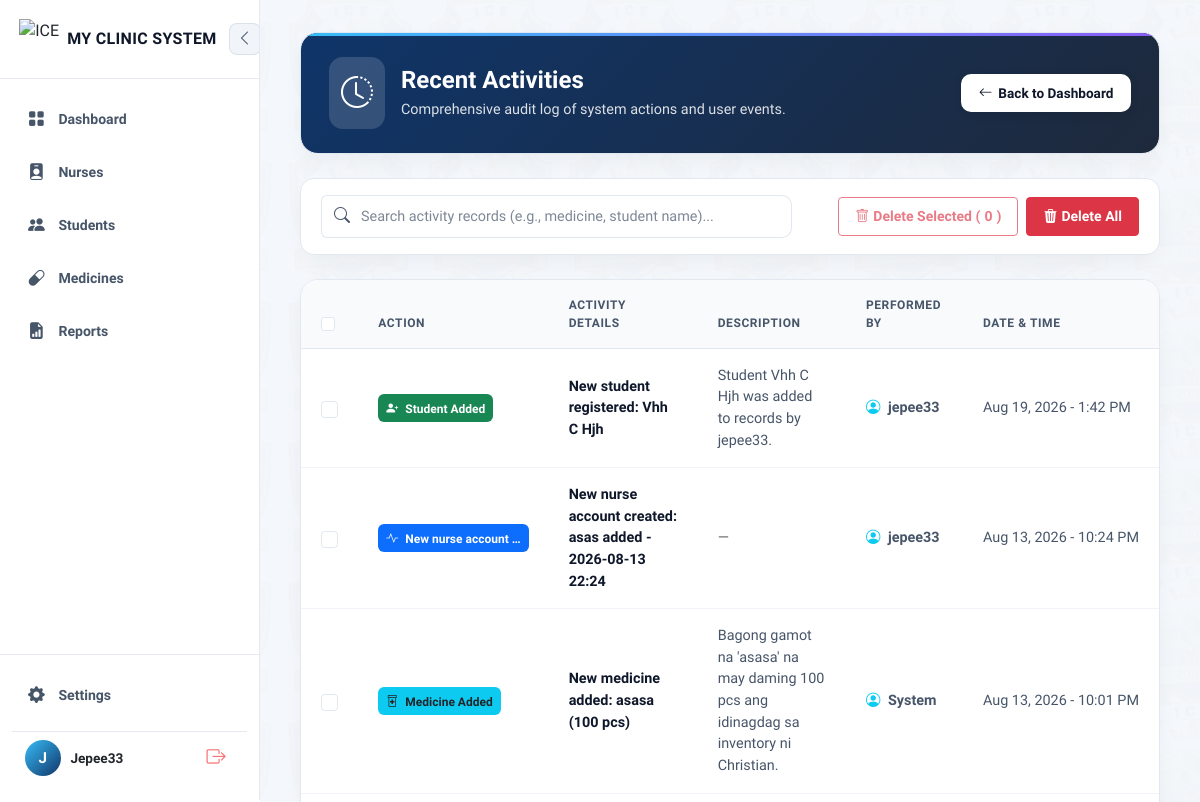
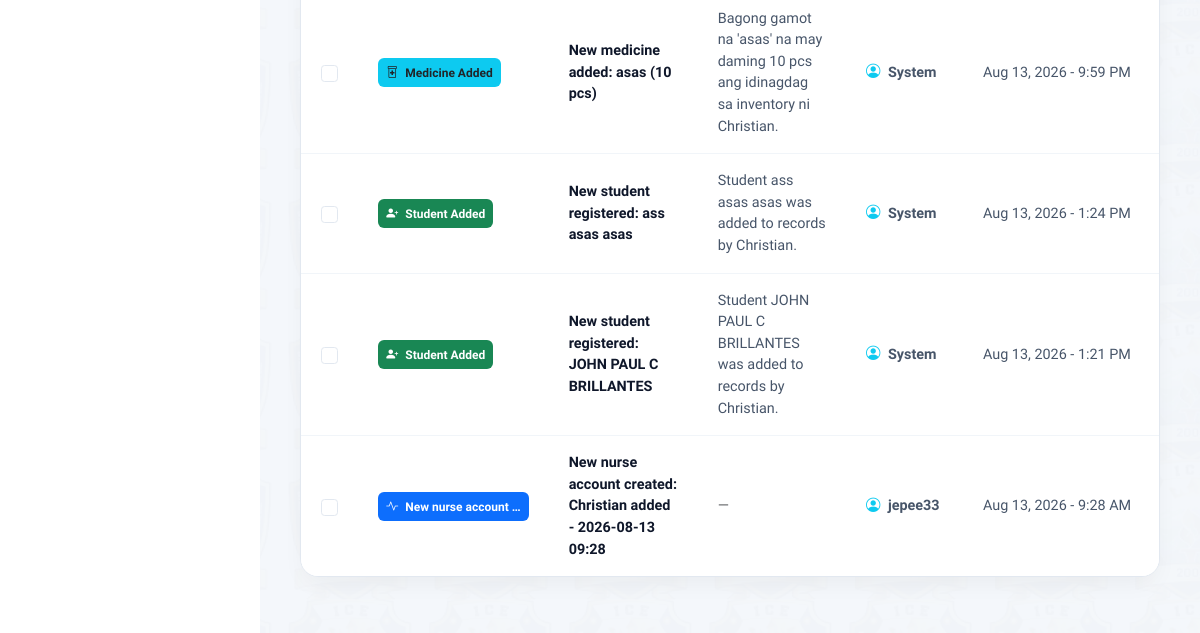
Page /activities/ (signed in) on the earlier database version (2 pictures, top to bottom).
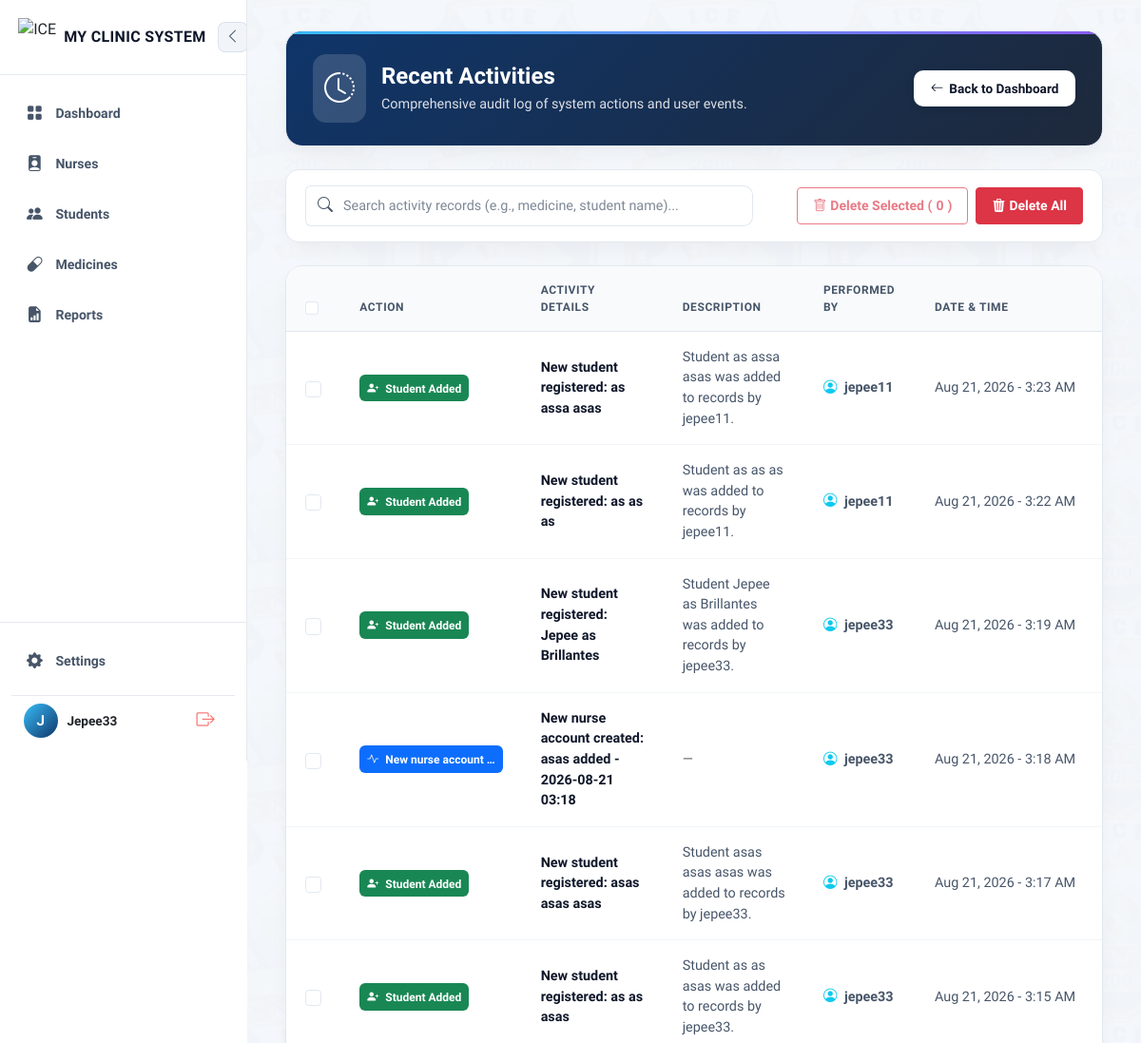
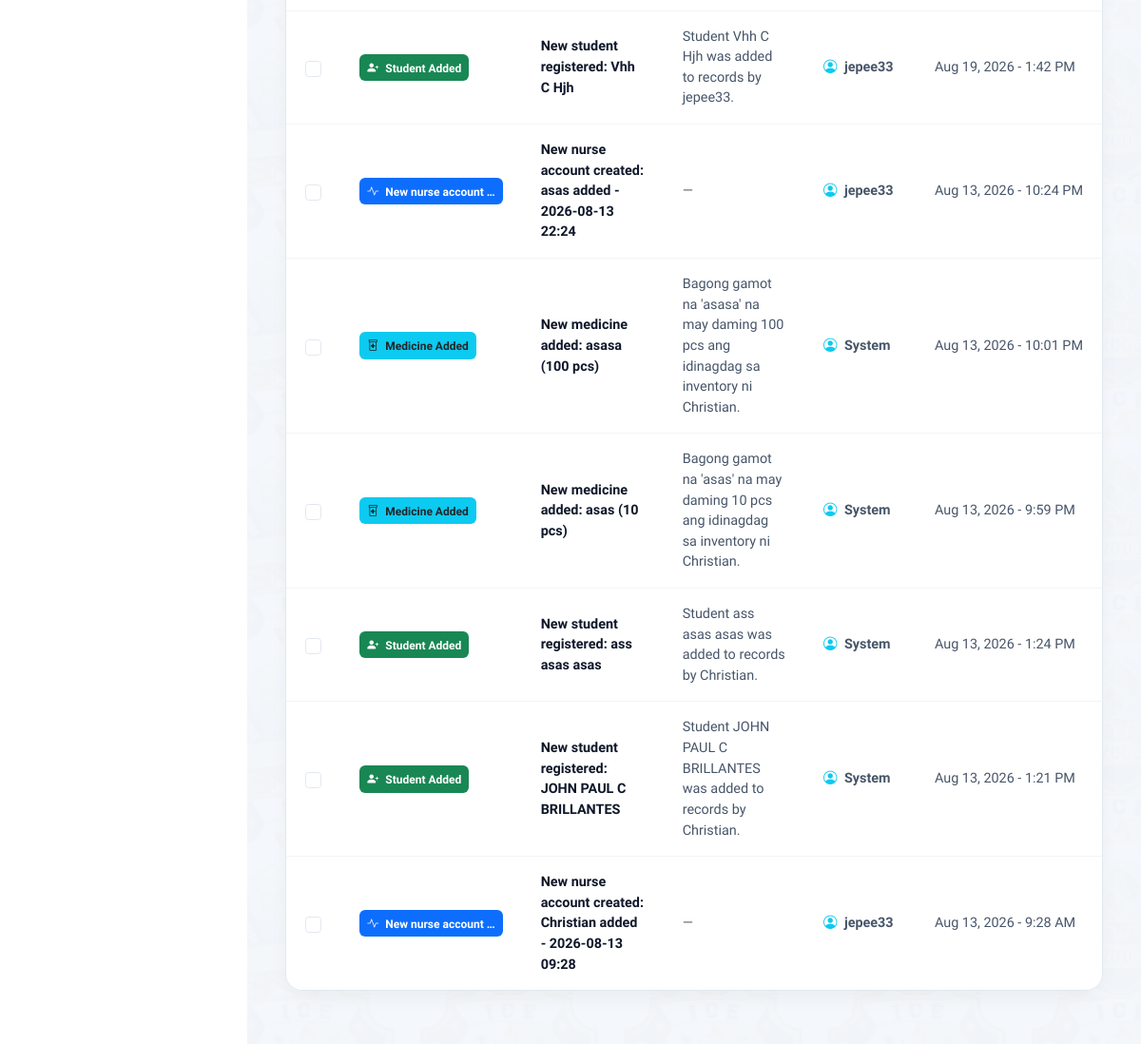
Same page on the later database version (2 pictures, top to bottom).
### clinic/models.py (models this page shows)
class ActivityLog(models.Model):
    ICON_CHOICES = [
        ('student', 'Student'),
        ('medicine', 'Medicine'),
        ('nurse', 'Nurse'),
        ('details', 'Description'),
        ('dispense', 'Dispense'),
        ('other', 'Other'),
    ]
    user = models.ForeignKey(User, on_delete=models.SET_NULL, null=True, blank=True)
    category = models.CharField(max_length=20, choices=ICON_CHOICES, default='other')
    action = models.CharField(max_length=200, help_text="hal. 'New student registered'")
    details = models.CharField(max_length=255, blank=True, help_text="hal. 'Juan Dela Cruz added'")
    description = models.TextField(blank=True, null=True, help_text="Kumpletong detalye ng aktibidad")
    timestamp = models.DateTimeField(auto_now_add=True)
    class Meta:
        ordering = ['-timestamp']
    def __str__(self):
        return f"{self.action} - {self.timestamp:%Y-%m-%d %H:%M}"

### clinic/views/dashboard.py (the view, shortened to what this page needs)
# urls.py: path('activities/', views.activity_log_list, name='activity_log_list'),
@login_required
@role_required('admin')
def activity_log_list(request):
    query = request.GET.get('q', '').strip()
    activities = ActivityLog.objects.select_related('user').order_by('-timestamp')
    return render(request, "clinic/auth/activity_log_list.html", {
        "activities": activities[:150],
        "query": query,
    })

### clinic/templates/clinic/auth/activity_log_list.html (shortened to what this page needs)
{% extends "clinic/base.html" %}
{% load static %}
{% block content %}
<link rel="stylesheet" href="https://cdnjs.cloudflare.com/ajax/libs/animate.css/4.1.1/animate.min.css" />
<link rel="stylesheet" href="https://cdn.jsdelivr.net/npm/bootstrap-icons@1.11.1/font/bootstrap-icons.css">
<div class="cms-container">
    <div class="dashboard-hero-card mb-4 d-flex justify-content-between align-items-center flex-wrap gap-3 ">
        <div class="d-flex align-items-center gap-3">
            <div style="background: rgba(255, 255, 255, 0.15); padding: 12px; border-radius: 14px; color: #ffffff;">
                <i class="bi bi-clock-history fs-2"></i>
            </div>
            <div>
                <h1 class="hero-title">Recent Activities</h1>
                <p class="hero-subtitle">Comprehensive audit log of system actions and user events.</p>
            </div>
        </div>
        <div>
            <a href="{% url 'dashboard' %}" class="btn-cms-action">
                <i class="bi bi-arrow-left"></i> Back to Dashboard
            </a>
        </div>
    </div>
    <div class="controls-card mb-4">
        <form method="GET" action="" id="searchForm" class="row g-3 align-items-center">
            <div class="col-12 col-md-6 col-lg-7">
                <div class="input-group search-input-group">
                    <span class="input-group-text bg-transparent border-end-0" style="border-color: var(--card-border); color: var(--text-secondary);">
                        <i class="bi bi-search"></i>
                    </span>
                    <input type="text" name="q" id="searchInput" class="form-control border-start-0 ps-0"
                            placeholder="Search activity records (e.g., medicine, student name)..." value="{{ request.GET.q|default:'' }}">
                </div>
            </div>
            <div class="col-12 col-md-6 col-lg-5 d-flex justify-content-md-end gap-2">
                <button type="button" class="btn btn-outline-danger btn-sm px-3 py-2 d-flex align-items-center gap-1 fw-bold"
                        id="btnOpenSelectedModal" disabled>
                    <i class="bi bi-trash"></i> Delete Selected (<span id="selectedCount">0</span>)
                </button>
                <button type="button" class="btn btn-danger btn-sm px-3 py-2 d-flex align-items-center gap-1 fw-bold"
                        id="btnOpenAllModal">
                    <i class="bi bi-trash3-fill"></i> Delete All
                </button>
            </div>
        </form>
    </div>
    <form method="POST" action="{% url 'delete_selected_activities' %}" id="batchDeleteForm">
        <div class="activity-table-wrapper table-responsive">
            <table class="table activity-table align-middle m-0">
                <thead>
                    <tr>
                        <th style="width: 45px;">
                            <input class="form-check-input" type="checkbox" id="selectAllDesktop">
                        </th>
                        <th style="width: 18%;">Action</th>
                        <th style="width: 27%;">Activity Details</th>
                        <th style="width: 22%;">Description</th>
                        <th style="width: 14%;">Performed By</th>
                        <th style="width: 14%;">Date &amp; Time</th>
                    </tr>
                </thead>
                <tbody>
                    {% for activity in activities %}
                    <tr>
                        <td>
                            <input class="form-check-input activity-checkbox desktop-cb" type="checkbox" name="activity_ids" value="{{ activity.id }}">
                        </td>
                        <td>
                            {% if "dispensed" in activity.action|lower or "dispense" in activity.action|lower %}
                                <span class="badge bg-warning text-dark px-2 py-2 fw-semibold" style="font-size: 0.75rem; border-radius: 6px;">
                                    <i class="bi bi-capsule me-1"></i> Medicine Dispensed
                                </span>
                            {% elif "student" in activity.action|lower or "registered" in activity.action|lower %}
                                <span class="badge bg-success text-white px-2 py-2 fw-semibold" style="font-size: 0.75rem; border-radius: 6px;">
                                    <i class="bi bi-person-plus-fill me-1"></i> Student Added
                                </span>
                            {% elif "medicine added" in activity.action|lower or "medicine" in activity.action|lower %}
                                <span class="badge bg-info text-dark px-2 py-2 fw-semibold" style="font-size: 0.75rem; border-radius: 6px;">
                                    <i class="bi bi-prescription2 me-1"></i> Medicine Added
                                </span>
                            {% else %}
                                <span class="badge bg-primary text-white px-2 py-2 fw-semibold" style="font-size: 0.75rem; border-radius: 6px;">
                                    <i class="bi bi-activity me-1"></i> {{ activity.action|default:"System Event"|truncatewords:3 }}
                                </span>
                            {% endif %}
                        </td>
                        <td class="fw-bold" style="color: var(--text-primary); word-break: break-word;">
                            {% if activity.details %}{{ activity.details }}{% else %}{{ activity }}{% endif %}
                        </td>
                        <td style="color: var(--text-secondary); word-break: break-word;">
                            {% if activity.description %}
                                {{ activity.description }}
                            {% elif activity.details %}
                                {{ activity.details }}
                            {% else %}
                                <span class="text-muted">—</span>
                            {% endif %}
                        </td>
                        <td style="color: var(--text-secondary); white-space: nowrap;">
                            <i class="bi bi-person-circle me-1 text-info"></i>
                            <strong>
                                {% if activity.user %}
                                    {{ activity.user.get_full_name|default:activity.user.username }}
                                {% else %}
                                    System
                                {% endif %}
                            </strong>
                        </td>
                        <td style="color: var(--text-secondary); white-space: nowrap;">
                            {{ activity.timestamp|date:"M d, Y - g:i A"|default:"—" }}
                        </td>
                    </tr>
                    {% endfor %}
                </tbody>
            </table>
        </div>
    </form>
</div>
{% endblock %}

### clinic/templates/clinic/base.html (shortened to what this page needs)
{% load static %}
<!DOCTYPE html>
<html lang="en">
<head>
    <link href="https://cdn.jsdelivr.net/npm/bootstrap@5.3.0/dist/css/bootstrap.min.css" rel="stylesheet">
    <link rel="stylesheet" href="https://cdn.jsdelivr.net/npm/bootstrap-icons@1.11.0/font/bootstrap-icons.css">
</head>
<body class="bg-body text-body">
    <div style="display: flex; min-height: 100vh; width: 100%; position: relative;">
        <aside id="appSidebar">
            <div>
                <div class="sidebar-header-glass">
                    <div class="brand-logo-container" id="logoToggleBtn"
                        style="display: flex; align-items: center; gap: 0.5rem; cursor: pointer;"
                        title="Toggle Sidebar">
                        <img src="{% static 'clinic/img/me.png' %}" alt="ICE Clinic Logo"
                            style="width: 40px; height: 40px; object-fit: contain;">
                        <span class="brand-text">MY CLINIC SYSTEM</span>
                    </div>
                    <button class="sidebar-toggle-btn desktop-toggle-btn d-none d-lg-flex" id="toggleSidebarDesktopBtn"
                        title="Toggle Sidebar">
                        <i class="bi bi-chevron-left"></i>
                    </button>
                </div>
                <nav style="padding: 1rem 0.75rem;">
                    <a href="{% url 'dashboard' %}"
                        class="nav-item-link {% if request.resolver_match.url_name == 'dashboard' %}active{% endif %}"
                        title="Dashboard">
                        <i class="bi bi-grid-fill"></i>
                        <span>Dashboard</span>
                    </a>
                    <a href="{% url 'nurse_list' %}"
                        class="nav-item-link {% if request.resolver_match.url_name == 'nurse_list' or request.resolver_match.url_name == 'nurse_detail' %}active{% endif %}"
                        title="Nurses">
                        <i class="bi bi-person-badge-fill"></i>
                        <span>Nurses</span>
                    </a>
                    <a href="{% url 'student_records' %}"
                        class="nav-item-link {% if request.resolver_match.url_name == 'student_records' %}active{% endif %}"
                        title="Students">
                        <i class="bi bi-people-fill"></i>
                        <span>Students</span>
                    </a>
                    <a href="{% url 'medicine_list' %}"
                        class="nav-item-link {% if request.resolver_match.url_name == 'medicine_list' %}active{% endif %}"
                        title="Medicines">
                        <i class="bi bi-capsule"></i>
                        <span>Medicines</span>
                    </a>
                    <a href="{% url 'reports' %}"
                        class="nav-item-link {% if request.resolver_match.url_name == 'reports' %}active{% endif %}"
                        title="Reports">
                        <i class="bi bi-file-earmark-bar-graph-fill"></i>
                        <span>Reports</span>
                    </a>
                </nav>
            </div>
            <div class="sidebar-footer-glass">
                <a href="{% url 'settings' %}"
                    class="nav-item-link {% if request.resolver_match.url_name == 'settings' %}active{% endif %}"
                    style="margin-bottom: 0.75rem;" title="Settings">
                    <i class="bi bi-gear-fill"></i>
                    <span>Settings</span>
                </a>
                {% if user.is_authenticated %}
                <div class="user-profile-card"
                    style="display: flex; align-items: center; justify-content: space-between; padding: 0.5rem 0.8rem;">
                    <div style="display: flex; align-items: center; gap: 0.6rem; overflow: hidden;">
                        <div class="user-avatar-glow"
                            title="{% if user.first_name %}{{ user.first_name }} {{ user.last_name }}{% else %}{{ user.username|title }}{% endif %}">
                            {% if user.first_name %}
                            {{ user.first_name|slice:":1"|upper }}{% if user.last_name %}{{
                            user.last_name|slice:":1"|upper }}{% endif %}
                            {% else %}
                            {{ user.username|slice:":1"|upper }}
                            {% endif %}
                        </div>
                        <div class="user-info-text" style="overflow: hidden; font-size: 0.85rem; font-weight: 600;">
                            {% if user.first_name %}
                            {{ user.first_name }} {{ user.last_name }}
                            {% else %}
                            {{ user.username|title }}
                            {% endif %}
                        </div>
                    </div>
                    <form action="{% url 'logout' %}" method="post" style="margin: 0;">
                        <button type="submit" class="btn-logout" title="Logout"
                            style="background: none; border: none; cursor: pointer; display: flex; align-items: center;">
                            <i class="bi bi-box-arrow-right" style="font-size: 1.2rem;"></i>
                        </button>
                    </form>
                </div>
                {% endif %}
            </div>
        </aside>
        <div class="main-container">
            <main class="content-main"
                style="background-image: url(&quot;{% static 'clinic/img/studentbackground.png' %}&quot;); background-repeat: repeat; background-size: cover; background-attachment: fixed;">
                <div class="content-inner">
                    {% block content %}{% endblock %}
                </div>
            </main>
        </div>
    </div>
</body>
</html>

Differences in the rows shown:
added ActivityLog: action "Student Added" (drawn), details "New student registered: as assa asas", description "Student as assa asas was added to records by jepee11.", user.get_full_name "jepee11", timestamp "Aug 21, 2026 - 3:23 AM"
added ActivityLog: action "Student Added" (drawn), details "New student registered: as as as", description "Student as as as was added to records by jepee11.", user.get_full_name "jepee11", timestamp "Aug 21, 2026 - 3:22 AM"
added ActivityLog: action "Student Added" (drawn), details "New student registered: Jepee as Brillantes", description "Student Jepee as Brillantes was added to records by jepee33.", user.get_full_name "jepee33", timestamp "Aug 21, 2026 - 3:19 AM"
added ActivityLog: action "New nurse account …", action+timestamp "New nurse account created: asas added - 2026-08-21 03:18", user.get_full_name "jepee33", timestamp "Aug 21, 2026 - 3:18 AM"
added ActivityLog: action "Student Added" (drawn), details "New student registered: asas asas asas", description "Student asas asas asas was added to records by jepee33.", user.get_full_name "jepee33", timestamp "Aug 21, 2026 - 3:17 AM"
added ActivityLog: action "Student Added" (drawn), details "New student registered: as as asas", description "Student as as asas was added to records by jepee33.", user.get_full_name "jepee33", timestamp "Aug 21, 2026 - 3:15 AM"
